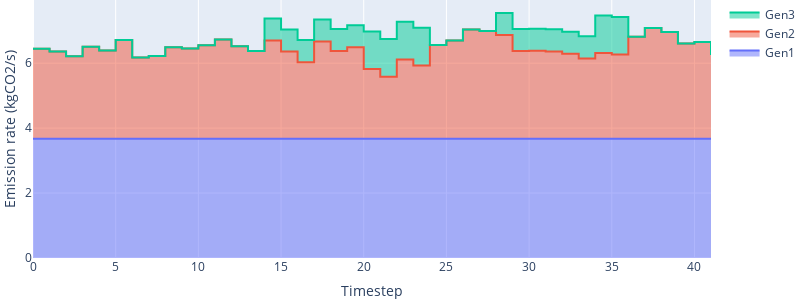

Notebook code cell kept with this figure:
### Code cell
plots.plotter="plotly"
fig=plots.plot_CO2rate_per_dev(mc,reverseLegend=True,filename=outpath+"co2rate_opt.png")
fig.update_layout(autosize=False,width=800,height=300,margin=dict(l=0,r=0,t=0,b=0))

### Figure 1 — Plotly figure (JSON) as saved in the notebook; plotly's stock layout.template omitted (floating-point values rounded to 4 significant figures)
{"data": [{"line": {"shape": "hv"}, "name": "Gen1", "stackgroup": "one", "type": "scatter", "x": [0, 1, 2, 3, 4, 5, 6, 7, 8, 9, 10, 11, 12, 13, 14, 15, 16, 17, 18, 19, 20, 21, 22, 23, 24, 25, 26, 27, 28, 29, 30, 31, 32, 33, 34, 35, 36, 37, 38, 39, 40, 41], "xaxis": "x", "y": [3.673, 3.673, 3.673, 3.673, 3.673, 3.673, 3.673, 3.673, 3.673, 3.673, 3.673, 3.673, 3.673, 3.673, 3.673, 3.673, 3.673, 3.673, 3.673, 3.673, 3.673, 3.673, 3.673, 3.673, 3.673, 3.673, 3.673, 3.673, 3.673, 3.673, 3.673, 3.673, 3.673, 3.673, 3.673, 3.673, 3.673, 3.673, 3.673, 3.673, 3.673, 3.673], "yaxis": "y"}, {"line": {"shape": "hv"}, "name": "Gen2", "stackgroup": "one", "type": "scatter", "x": [0, 1, 2, 3, 4, 5, 6, 7, 8, 9, 10, 11, 12, 13, 14, 15, 16, 17, 18, 19, 20, 21, 22, 23, 24, 25, 26, 27, 28, 29, 30, 31, 32, 33, 34, 35, 36, 37, 38, 39, 40, 41], "xaxis": "x", "y": [2.769, 2.684, 2.538, 2.837, 2.716, 3.041, 2.503, 2.551, 2.815, 2.778, 2.881, 3.06, 2.852, 2.704, 3.025, 2.686, 2.36, 2.996, 2.702, 2.815, 2.147, 1.909, 2.442, 2.258, 2.885, 3.026, 3.368, 3.317, 3.198, 2.7, 2.713, 2.691, 2.621, 2.475, 2.638, 2.592, 3.14, 3.41, 3.287, 2.933, 2.979, 2.577], "yaxis": "y"}, {"line": {"shape": "hv"}, "name": "Gen3", "stackgroup": "one", "type": "scatter", "x": [0, 1, 2, 3, 4, 5, 6, 7, 8, 9, 10, 11, 12, 13, 14, 15, 16, 17, 18, 19, 20, 21, 22, 23, 24, 25, 26, 27, 28, 29, 30, 31, 32, 33, 34, 35, 36, 37, 38, 39, 40, 41], "xaxis": "x", "y": [0, 0, 0, 0, 0, 0, 0, 0, 0, 0, 0, 0, 0, 0, 0.6785, 0.6785, 0.6785, 0.6785, 0.6785, 0.6785, 1.16, 1.16, 1.16, 1.16, 0, 0, 0, 0, 0.6785, 0.6785, 0.6785, 0.6785, 0.6785, 0.6785, 1.16, 1.16, 0, 0, 0, 0, 0, 0], "yaxis": "y"}], "layout": {"autosize": false, "height": 300, "legend": {"traceorder": "reversed"}, "margin": {"b": 0, "l": 0, "r": 0, "t": 0}, "width": 800, "xaxis": {"anchor": "y", "autorange": true, "domain": [0, 1], "range": [0, 41], "title": {"text": "Timestep"}, "type": "linear"}, "yaxis": {"anchor": "x", "autorange": true, "domain": [0, 1], "range": [0, 7.947], "title": {"text": "Emission rate (kgCO2/s)"}, "type": "linear"}}}
